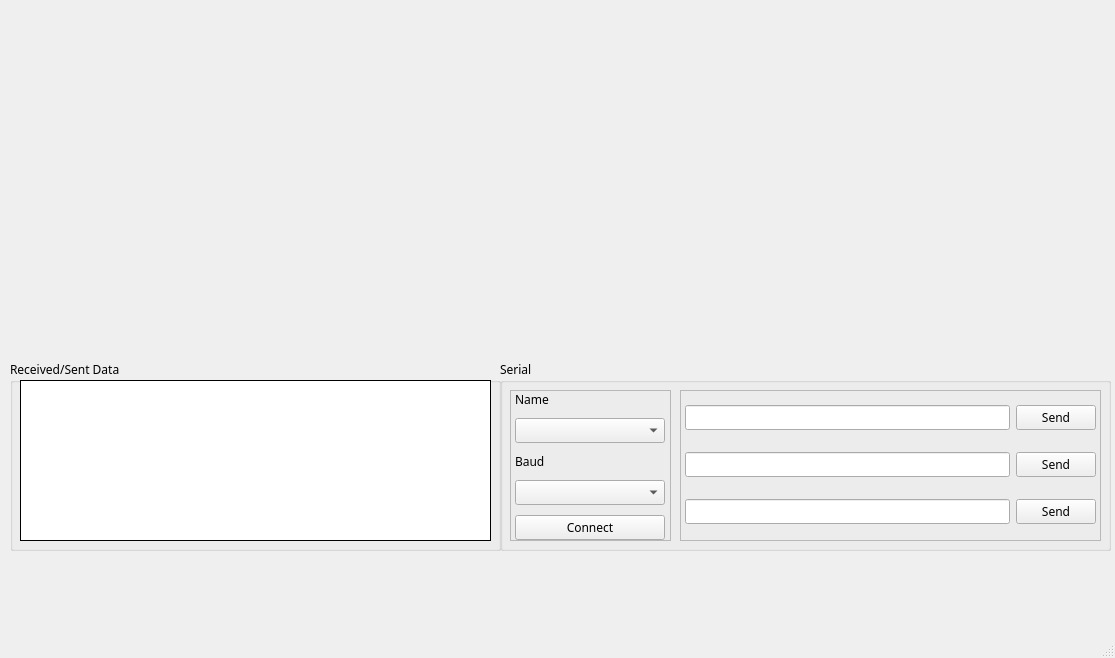
<?xml version="1.0" encoding="UTF-8"?>
<ui version="4.0">
 <class>MainWindow</class>
 <widget class="QMainWindow" name="MainWindow">
  <property name="geometry">
   <rect>
    <x>0</x>
    <y>0</y>
    <width>1115</width>
    <height>658</height>
   </rect>
  </property>
  <property name="font">
   <font>
    <family>Montserrat</family>
    <bold>false</bold>
    <strikeout>false</strikeout>
   </font>
  </property>
  <property name="windowTitle">
   <string>EEG Viewer</string>
  </property>
  <widget class="QWidget" name="centralwidget">
   <property name="sizePolicy">
    <sizepolicy hsizetype="MinimumExpanding" vsizetype="MinimumExpanding">
     <horstretch>0</horstretch>
     <verstretch>0</verstretch>
    </sizepolicy>
   </property>
   <widget class="QFrame" name="fr_serialConnection">
    <property name="geometry">
     <rect>
      <x>500</x>
      <y>360</y>
      <width>611</width>
      <height>191</height>
     </rect>
    </property>
    <property name="frameShape">
     <enum>QFrame::Shape::NoFrame</enum>
    </property>
    <property name="frameShadow">
     <enum>QFrame::Shadow::Raised</enum>
    </property>
    <widget class="QGroupBox" name="gB_serialConnection">
     <property name="geometry">
      <rect>
       <x>0</x>
       <y>0</y>
       <width>611</width>
       <height>191</height>
      </rect>
     </property>
     <property name="maximumSize">
      <size>
       <width>1000</width>
       <height>200</height>
      </size>
     </property>
     <property name="title">
      <string>Serial</string>
     </property>
     <widget class="QFrame" name="fr_serialSend">
      <property name="geometry">
       <rect>
        <x>180</x>
        <y>30</y>
        <width>421</width>
        <height>151</height>
       </rect>
      </property>
      <property name="frameShape">
       <enum>QFrame::Shape::StyledPanel</enum>
      </property>
      <property name="frameShadow">
       <enum>QFrame::Shadow::Raised</enum>
      </property>
      <widget class="QWidget" name="verticalLayoutWidget_2">
       <property name="geometry">
        <rect>
         <x>0</x>
         <y>-1</y>
         <width>421</width>
         <height>151</height>
        </rect>
       </property>
       <layout class="QVBoxLayout" name="vLout_serialSend">
        <item>
         <layout class="QHBoxLayout" name="hLout_serialSend_1">
          <property name="leftMargin">
           <number>5</number>
          </property>
          <property name="rightMargin">
           <number>5</number>
          </property>
          <item>
           <widget class="QLineEdit" name="ln_inputSend_1"/>
          </item>
          <item>
           <widget class="QPushButton" name="pBtn_inputSned_1">
            <property name="text">
             <string>Send</string>
            </property>
           </widget>
          </item>
         </layout>
        </item>
        <item>
         <layout class="QHBoxLayout" name="hLout_serialSend_2">
          <property name="leftMargin">
           <number>5</number>
          </property>
          <property name="rightMargin">
           <number>5</number>
          </property>
          <item>
           <widget class="QLineEdit" name="ln_inputSend_2"/>
          </item>
          <item>
           <widget class="QPushButton" name="pBtn_inputSend_2">
            <property name="text">
             <string>Send</string>
            </property>
           </widget>
          </item>
         </layout>
        </item>
        <item>
         <layout class="QHBoxLayout" name="hLout_serialSend_3">
          <property name="leftMargin">
           <number>5</number>
          </property>
          <property name="rightMargin">
           <number>5</number>
          </property>
          <item>
           <widget class="QLineEdit" name="ln_inputSend_3"/>
          </item>
          <item>
           <widget class="QPushButton" name="pBtn_inputSend_3">
            <property name="text">
             <string>Send</string>
            </property>
           </widget>
          </item>
         </layout>
        </item>
       </layout>
      </widget>
     </widget>
     <widget class="QFrame" name="fr_serialConnect">
      <property name="geometry">
       <rect>
        <x>10</x>
        <y>30</y>
        <width>161</width>
        <height>151</height>
       </rect>
      </property>
      <property name="frameShape">
       <enum>QFrame::Shape::StyledPanel</enum>
      </property>
      <property name="frameShadow">
       <enum>QFrame::Shadow::Raised</enum>
      </property>
      <widget class="QWidget" name="verticalLayoutWidget">
       <property name="geometry">
        <rect>
         <x>0</x>
         <y>0</y>
         <width>160</width>
         <height>155</height>
        </rect>
       </property>
       <layout class="QVBoxLayout" name="vLout_serialConnect">
        <property name="spacing">
         <number>10</number>
        </property>
        <property name="leftMargin">
         <number>5</number>
        </property>
        <property name="rightMargin">
         <number>5</number>
        </property>
        <property name="bottomMargin">
         <number>5</number>
        </property>
        <item>
         <widget class="QLabel" name="lbl_serialName">
          <property name="text">
           <string>Name</string>
          </property>
         </widget>
        </item>
        <item>
         <widget class="QComboBox" name="cB_serialName"/>
        </item>
        <item>
         <widget class="QLabel" name="lbl_serialBaud">
          <property name="text">
           <string>Baud</string>
          </property>
         </widget>
        </item>
        <item>
         <widget class="QComboBox" name="cB_serialBaud"/>
        </item>
        <item>
         <widget class="QPushButton" name="pBtn_serialConnect">
          <property name="text">
           <string>Connect</string>
          </property>
         </widget>
        </item>
       </layout>
      </widget>
     </widget>
    </widget>
   </widget>
   <widget class="QFrame" name="frame">
    <property name="geometry">
     <rect>
      <x>0</x>
      <y>360</y>
      <width>501</width>
      <height>191</height>
     </rect>
    </property>
    <property name="frameShape">
     <enum>QFrame::Shape::NoFrame</enum>
    </property>
    <property name="frameShadow">
     <enum>QFrame::Shadow::Raised</enum>
    </property>
    <widget class="QGroupBox" name="groupBox">
     <property name="geometry">
      <rect>
       <x>10</x>
       <y>0</y>
       <width>491</width>
       <height>191</height>
      </rect>
     </property>
     <property name="title">
      <string>Received/Sent Data</string>
     </property>
     <widget class="QTextBrowser" name="textBrowser">
      <property name="geometry">
       <rect>
        <x>10</x>
        <y>20</y>
        <width>471</width>
        <height>161</height>
       </rect>
      </property>
      <property name="frameShape">
       <enum>QFrame::Shape::Box</enum>
      </property>
      <property name="frameShadow">
       <enum>QFrame::Shadow::Plain</enum>
      </property>
     </widget>
    </widget>
   </widget>
  </widget>
  <widget class="QMenuBar" name="menubar">
   <property name="geometry">
    <rect>
     <x>0</x>
     <y>0</y>
     <width>1115</width>
     <height>20</height>
    </rect>
   </property>
  </widget>
  <widget class="QStatusBar" name="statusbar"/>
 </widget>
 <resources/>
 <connections/>
</ui>
